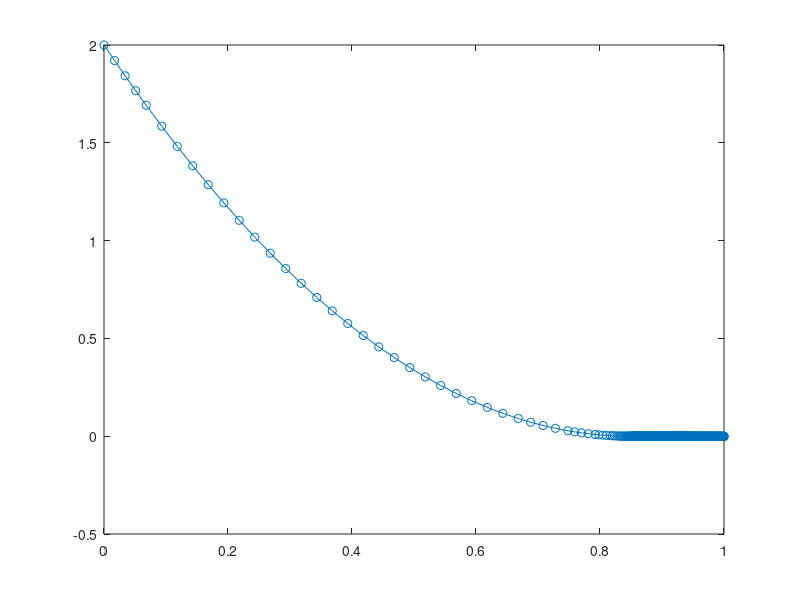

The MATLAB script that drew this image:
tspan = [0 1];
h0 = 2;
Cv = 0.15;
rho = 1000;
A = 4.5;
g = 10;


[t,h] = ode45(@(t,h) -(Cv/A)*sqrt(rho*g*h), tspan, h0);

plot(t,h,'-o')